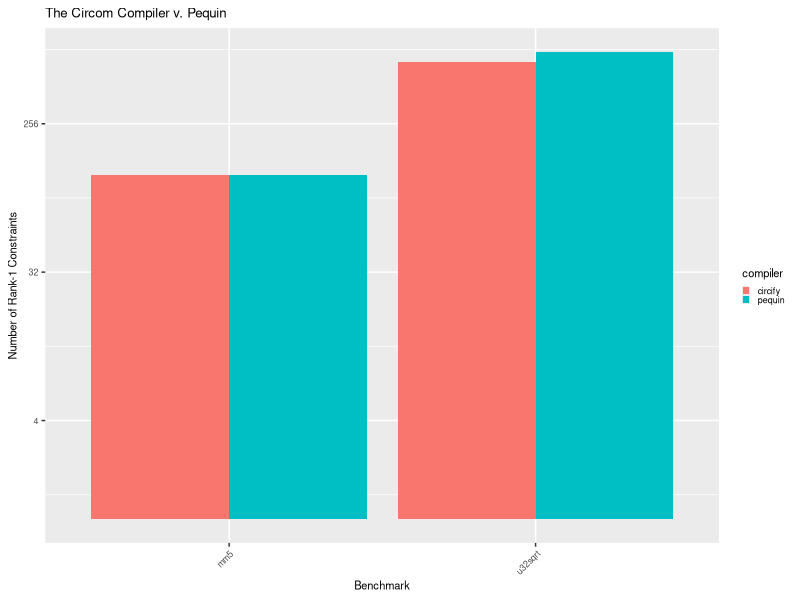
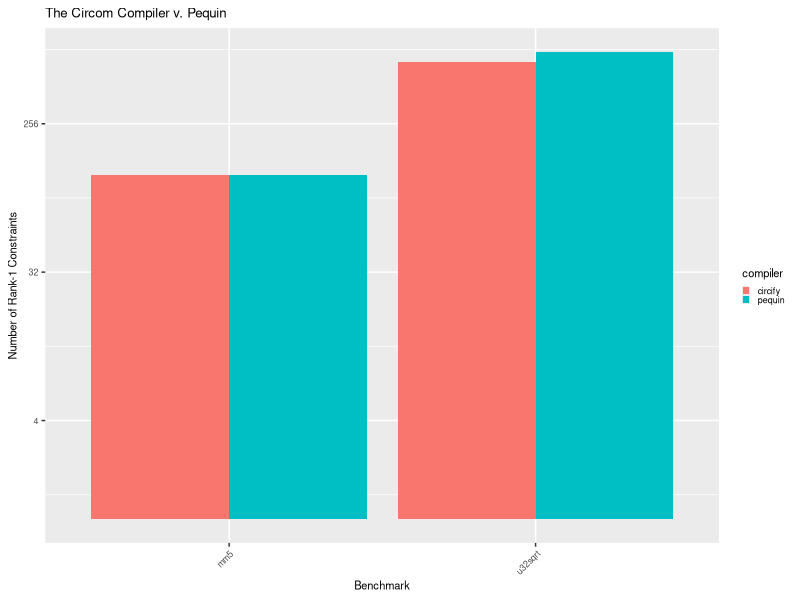

Reproduce these figures in R, in order.
library(tidyverse)

d <- read_csv("results.csv")
print(d)
ggplot(data = d) +
  geom_bar(aes(x = benchmark, y = constraints, fill = compiler), stat = "identity", position = position_dodge()) +
  scale_y_continuous(trans="log2") +
  labs(x = "Benchmark",
       y = "Number of Rank-1 Constraints",
       title = "The Circom Compiler v. Pequin") +
  theme(text = element_text(size=8),
        legend.key.size = unit(2,"mm"),
        axis.text.x = element_text(angle = 45, vjust = 1, hjust=1)
       )
ggsave("results.png", width = 3, height = 2, units = "in")
